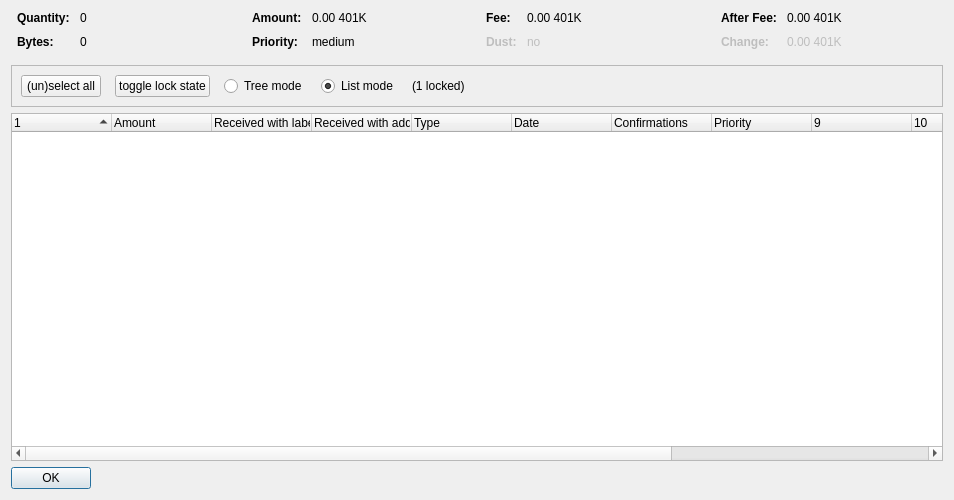
<?xml version="1.0" encoding="UTF-8"?>
<ui version="4.0">
 <class>CoinControlDialog</class>
 <widget class="QDialog" name="CoinControlDialog">
  <property name="geometry">
   <rect>
    <x>0</x>
    <y>0</y>
    <width>954</width>
    <height>500</height>
   </rect>
  </property>
  <property name="windowTitle">
   <string>Coin Selection</string>
  </property>
  <layout class="QVBoxLayout" name="verticalLayout">
   <item>
    <layout class="QHBoxLayout" name="horizontalLayoutTop" stretch="0,0,0,0">
     <property name="topMargin">
      <number>0</number>
     </property>
     <property name="bottomMargin">
      <number>10</number>
     </property>
     <item>
      <layout class="QFormLayout" name="formLayoutCoinControl1">
       <property name="horizontalSpacing">
        <number>10</number>
       </property>
       <property name="verticalSpacing">
        <number>10</number>
       </property>
       <property name="leftMargin">
        <number>6</number>
       </property>
       <property name="rightMargin">
        <number>6</number>
       </property>
       <item row="0" column="0">
        <widget class="QLabel" name="labelCoinControlQuantityText">
         <property name="font">
          <font>
           <weight>75</weight>
           <bold>true</bold>
          </font>
         </property>
         <property name="text">
          <string>Quantity:</string>
         </property>
        </widget>
       </item>
       <item row="0" column="1">
        <widget class="QLabel" name="labelCoinControlQuantity">
         <property name="cursor">
          <cursorShape>IBeamCursor</cursorShape>
         </property>
         <property name="contextMenuPolicy">
          <enum>Qt::ActionsContextMenu</enum>
         </property>
         <property name="text">
          <string notr="true">0</string>
         </property>
         <property name="textInteractionFlags">
          <set>Qt::LinksAccessibleByMouse|Qt::TextSelectableByKeyboard|Qt::TextSelectableByMouse</set>
         </property>
        </widget>
       </item>
       <item row="1" column="0">
        <widget class="QLabel" name="labelCoinControlBytesText">
         <property name="font">
          <font>
           <weight>75</weight>
           <bold>true</bold>
          </font>
         </property>
         <property name="text">
          <string>Bytes:</string>
         </property>
        </widget>
       </item>
       <item row="1" column="1">
        <widget class="QLabel" name="labelCoinControlBytes">
         <property name="cursor">
          <cursorShape>IBeamCursor</cursorShape>
         </property>
         <property name="contextMenuPolicy">
          <enum>Qt::ActionsContextMenu</enum>
         </property>
         <property name="text">
          <string notr="true">0</string>
         </property>
         <property name="textInteractionFlags">
          <set>Qt::LinksAccessibleByMouse|Qt::TextSelectableByKeyboard|Qt::TextSelectableByMouse</set>
         </property>
        </widget>
       </item>
      </layout>
     </item>
     <item>
      <layout class="QFormLayout" name="formLayoutCoinControl2">
       <property name="horizontalSpacing">
        <number>10</number>
       </property>
       <property name="verticalSpacing">
        <number>10</number>
       </property>
       <property name="leftMargin">
        <number>6</number>
       </property>
       <property name="rightMargin">
        <number>6</number>
       </property>
       <item row="0" column="0">
        <widget class="QLabel" name="labelCoinControlAmountText">
         <property name="font">
          <font>
           <weight>75</weight>
           <bold>true</bold>
          </font>
         </property>
         <property name="text">
          <string>Amount:</string>
         </property>
        </widget>
       </item>
       <item row="0" column="1">
        <widget class="QLabel" name="labelCoinControlAmount">
         <property name="cursor">
          <cursorShape>IBeamCursor</cursorShape>
         </property>
         <property name="contextMenuPolicy">
          <enum>Qt::ActionsContextMenu</enum>
         </property>
         <property name="text">
          <string notr="true">0.00 401K</string>
         </property>
         <property name="textInteractionFlags">
          <set>Qt::LinksAccessibleByMouse|Qt::TextSelectableByKeyboard|Qt::TextSelectableByMouse</set>
         </property>
        </widget>
       </item>
       <item row="1" column="0">
        <widget class="QLabel" name="labelCoinControlPriorityText">
         <property name="font">
          <font>
           <weight>75</weight>
           <bold>true</bold>
          </font>
         </property>
         <property name="text">
          <string>Priority:</string>
         </property>
        </widget>
       </item>
       <item row="1" column="1">
        <widget class="QLabel" name="labelCoinControlPriority">
         <property name="cursor">
          <cursorShape>IBeamCursor</cursorShape>
         </property>
         <property name="contextMenuPolicy">
          <enum>Qt::ActionsContextMenu</enum>
         </property>
         <property name="text">
          <string>medium</string>
         </property>
         <property name="textInteractionFlags">
          <set>Qt::LinksAccessibleByMouse|Qt::TextSelectableByKeyboard|Qt::TextSelectableByMouse</set>
         </property>
        </widget>
       </item>
      </layout>
     </item>
     <item>
      <layout class="QFormLayout" name="formLayoutCoinControl3">
       <property name="horizontalSpacing">
        <number>10</number>
       </property>
       <property name="verticalSpacing">
        <number>10</number>
       </property>
       <property name="leftMargin">
        <number>6</number>
       </property>
       <property name="rightMargin">
        <number>6</number>
       </property>
       <item row="0" column="0">
        <widget class="QLabel" name="labelCoinControlFeeText">
         <property name="font">
          <font>
           <weight>75</weight>
           <bold>true</bold>
          </font>
         </property>
         <property name="text">
          <string>Fee:</string>
         </property>
        </widget>
       </item>
       <item row="0" column="1">
        <widget class="QLabel" name="labelCoinControlFee">
         <property name="cursor">
          <cursorShape>IBeamCursor</cursorShape>
         </property>
         <property name="contextMenuPolicy">
          <enum>Qt::ActionsContextMenu</enum>
         </property>
         <property name="text">
          <string notr="true">0.00 401K</string>
         </property>
         <property name="textInteractionFlags">
          <set>Qt::LinksAccessibleByMouse|Qt::TextSelectableByKeyboard|Qt::TextSelectableByMouse</set>
         </property>
        </widget>
       </item>
       <item row="1" column="0">
        <widget class="QLabel" name="labelCoinControlLowOutputText">
         <property name="enabled">
          <bool>false</bool>
         </property>
         <property name="font">
          <font>
           <weight>75</weight>
           <bold>true</bold>
          </font>
         </property>
         <property name="text">
          <string>Dust:</string>
         </property>
        </widget>
       </item>
       <item row="1" column="1">
        <widget class="QLabel" name="labelCoinControlLowOutput">
         <property name="enabled">
          <bool>false</bool>
         </property>
         <property name="cursor">
          <cursorShape>IBeamCursor</cursorShape>
         </property>
         <property name="contextMenuPolicy">
          <enum>Qt::ActionsContextMenu</enum>
         </property>
         <property name="text">
          <string>no</string>
         </property>
         <property name="textInteractionFlags">
          <set>Qt::LinksAccessibleByMouse|Qt::TextSelectableByKeyboard|Qt::TextSelectableByMouse</set>
         </property>
        </widget>
       </item>
      </layout>
     </item>
     <item>
      <layout class="QFormLayout" name="formLayoutCoinControl4">
       <property name="horizontalSpacing">
        <number>10</number>
       </property>
       <property name="verticalSpacing">
        <number>10</number>
       </property>
       <property name="leftMargin">
        <number>6</number>
       </property>
       <property name="rightMargin">
        <number>6</number>
       </property>
       <item row="0" column="0">
        <widget class="QLabel" name="labelCoinControlAfterFeeText">
         <property name="font">
          <font>
           <weight>75</weight>
           <bold>true</bold>
          </font>
         </property>
         <property name="text">
          <string>After Fee:</string>
         </property>
        </widget>
       </item>
       <item row="0" column="1">
        <widget class="QLabel" name="labelCoinControlAfterFee">
         <property name="cursor">
          <cursorShape>IBeamCursor</cursorShape>
         </property>
         <property name="contextMenuPolicy">
          <enum>Qt::ActionsContextMenu</enum>
         </property>
         <property name="text">
          <string notr="true">0.00 401K</string>
         </property>
         <property name="textInteractionFlags">
          <set>Qt::LinksAccessibleByMouse|Qt::TextSelectableByKeyboard|Qt::TextSelectableByMouse</set>
         </property>
        </widget>
       </item>
       <item row="1" column="0">
        <widget class="QLabel" name="labelCoinControlChangeText">
         <property name="enabled">
          <bool>false</bool>
         </property>
         <property name="font">
          <font>
           <weight>75</weight>
           <bold>true</bold>
          </font>
         </property>
         <property name="text">
          <string>Change:</string>
         </property>
        </widget>
       </item>
       <item row="1" column="1">
        <widget class="QLabel" name="labelCoinControlChange">
         <property name="enabled">
          <bool>false</bool>
         </property>
         <property name="cursor">
          <cursorShape>IBeamCursor</cursorShape>
         </property>
         <property name="contextMenuPolicy">
          <enum>Qt::ActionsContextMenu</enum>
         </property>
         <property name="text">
          <string notr="true">0.00 401K</string>
         </property>
         <property name="textInteractionFlags">
          <set>Qt::LinksAccessibleByMouse|Qt::TextSelectableByKeyboard|Qt::TextSelectableByMouse</set>
         </property>
        </widget>
       </item>
      </layout>
     </item>
    </layout>
   </item>
   <item>
    <widget class="QFrame" name="frame">
     <property name="minimumSize">
      <size>
       <width>0</width>
       <height>40</height>
      </size>
     </property>
     <property name="frameShape">
      <enum>QFrame::StyledPanel</enum>
     </property>
     <property name="frameShadow">
      <enum>QFrame::Sunken</enum>
     </property>
     <layout class="QHBoxLayout" name="horizontalLayout">
      <item>
       <layout class="QHBoxLayout" name="horizontalLayoutPanel" stretch="0,0,0,0,0,0">
        <property name="spacing">
         <number>14</number>
        </property>
        <item>
         <widget class="QPushButton" name="pushButtonSelectAll">
          <property name="sizePolicy">
           <sizepolicy hsizetype="Maximum" vsizetype="Fixed">
            <horstretch>0</horstretch>
            <verstretch>0</verstretch>
           </sizepolicy>
          </property>
          <property name="text">
           <string>(un)select all</string>
          </property>
          <property name="autoDefault">
           <bool>false</bool>
          </property>
         </widget>
        </item>
        <item>
         <widget class="QPushButton" name="pushButtonToggleLock">
          <property name="sizePolicy">
           <sizepolicy hsizetype="Maximum" vsizetype="Fixed">
            <horstretch>0</horstretch>
            <verstretch>0</verstretch>
           </sizepolicy>
          </property>
          <property name="text">
           <string>toggle lock state</string>
          </property>
          <property name="autoDefault">
           <bool>false</bool>
          </property>
         </widget>
        </item>
        <item>
         <widget class="QRadioButton" name="radioTreeMode">
          <property name="sizePolicy">
           <sizepolicy hsizetype="Maximum" vsizetype="Fixed">
            <horstretch>0</horstretch>
            <verstretch>0</verstretch>
           </sizepolicy>
          </property>
          <property name="text">
           <string>Tree mode</string>
          </property>
         </widget>
        </item>
        <item>
         <widget class="QRadioButton" name="radioListMode">
          <property name="sizePolicy">
           <sizepolicy hsizetype="Maximum" vsizetype="Fixed">
            <horstretch>0</horstretch>
            <verstretch>0</verstretch>
           </sizepolicy>
          </property>
          <property name="text">
           <string>List mode</string>
          </property>
          <property name="checked">
           <bool>true</bool>
          </property>
         </widget>
        </item>
        <item>
         <widget class="QLabel" name="labelLocked">
          <property name="text">
           <string>(1 locked)</string>
          </property>
         </widget>
        </item>
        <item>
         <spacer name="horizontalSpacer">
          <property name="orientation">
           <enum>Qt::Horizontal</enum>
          </property>
          <property name="sizeHint" stdset="0">
           <size>
            <width>40</width>
            <height>20</height>
           </size>
          </property>
         </spacer>
        </item>
       </layout>
      </item>
     </layout>
    </widget>
   </item>
   <item>
    <widget class="CoinControlTreeWidget" name="treeWidget">
     <property name="contextMenuPolicy">
      <enum>Qt::CustomContextMenu</enum>
     </property>
     <property name="sortingEnabled">
      <bool>false</bool>
     </property>
     <property name="columnCount">
      <number>13</number>
     </property>
     <attribute name="headerShowSortIndicator" stdset="0">
      <bool>true</bool>
     </attribute>
     <attribute name="headerStretchLastSection">
      <bool>false</bool>
     </attribute>
     <column>
      <property name="text">
       <string/>
      </property>
     </column>
     <column>
      <property name="text">
       <string>Amount</string>
      </property>
     </column>
     <column>
      <property name="text">
       <string>Received with label</string>
      </property>
     </column>
     <column>
      <property name="text">
       <string>Received with address</string>
      </property>
     </column>
     <column>
      <property name="text">
       <string>Type</string>
      </property>
     </column>
     <column>
      <property name="text">
       <string>Date</string>
      </property>
     </column>
     <column>
      <property name="text">
       <string>Confirmations</string>
      </property>
      <property name="toolTip">
       <string>Confirmed</string>
      </property>
     </column>
     <column>
      <property name="text">
       <string>Priority</string>
      </property>
     </column>
     <column>
      <property name="text">
       <string/>
      </property>
     </column>
     <column>
      <property name="text">
       <string/>
      </property>
     </column>
     <column>
      <property name="text">
       <string/>
      </property>
     </column>
     <column>
      <property name="text">
       <string/>
      </property>
     </column>
     <column>
      <property name="text">
       <string/>
      </property>
     </column>
    </widget>
   </item>
   <item>
    <widget class="QDialogButtonBox" name="buttonBox">
     <property name="sizePolicy">
      <sizepolicy hsizetype="Maximum" vsizetype="Fixed">
       <horstretch>0</horstretch>
       <verstretch>0</verstretch>
      </sizepolicy>
     </property>
     <property name="orientation">
      <enum>Qt::Horizontal</enum>
     </property>
     <property name="standardButtons">
      <set>QDialogButtonBox::Ok</set>
     </property>
    </widget>
   </item>
  </layout>
 </widget>
 <customwidgets>
  <customwidget>
   <class>CoinControlTreeWidget</class>
   <extends>QTreeWidget</extends>
   <header>coincontroltreewidget.h</header>
  </customwidget>
 </customwidgets>
 <resources/>
 <connections/>
</ui>
